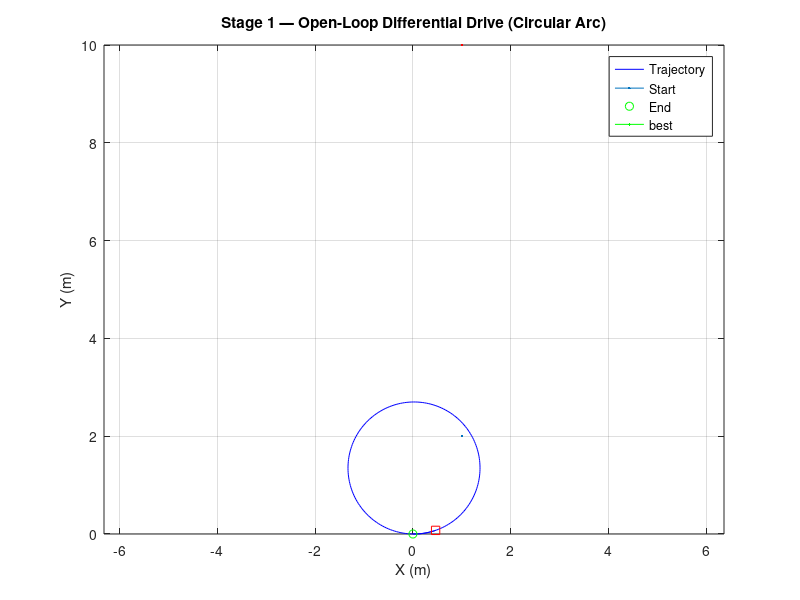

Recreate this plot in MATLAB.
%% Stage 1: Differential Drive Robot — Kinematics
% Open-loop forward simulation of a differential drive robot.
% Both wheel speeds are fixed; the robot traces a circular arc.
clc; clear; close all;

L  = 0.3;   % wheel baseline (m)
dt = 0.05;  % time step (s)
T  = 10;    % total time (s)
N  = T / dt;

pose = [0; 0; 0];  % [x; y; theta]

vL = 0.8;   % left wheel speed (m/s)
vR = 1.0;   % right wheel speed (m/s)

history = zeros(3, N);

for k = 1:N
    history(:, k) = pose;

    v     = (vR + vL) / 2;
    omega = (vR - vL) / L;

    pose(1) = pose(1) + dt * v * cos(pose(3));
    pose(2) = pose(2) + dt * v * sin(pose(3));
    pose(3) = pose(3) + dt * omega;
end

figure;
plot(history(1,:), history(2,:), 'b-', LineWidth=2);
hold on;
plot(history(1,1), history(2,1), 'go', MarkerSize=10, MarkerFaceColor='g');
plot(history(1,end), history(2,end), 'rs', MarkerSize=10, MarkerFaceColor='r');
axis equal; grid on;
xlabel('X (m)'); ylabel('Y (m)');
title('Stage 1 — Open-Loop Differential Drive (Circular Arc)');
legend('Trajectory', 'Start', 'End', Location='best');
